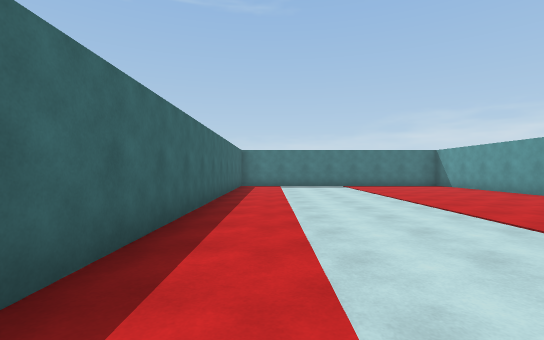
View 1 (above)

24 first-person views from a walk through a Unity game level. The camera is 1.3 m above the floor, looks level and sees 85° across. The floor is counted in squares, 2 m on a side. Each view is taken from the middle of a square. On the plan, view 1 faces up. The plan holds only what a view shows up to about 9 squares ahead; the rest is blank. The place goes on beyond the plan.

View 2
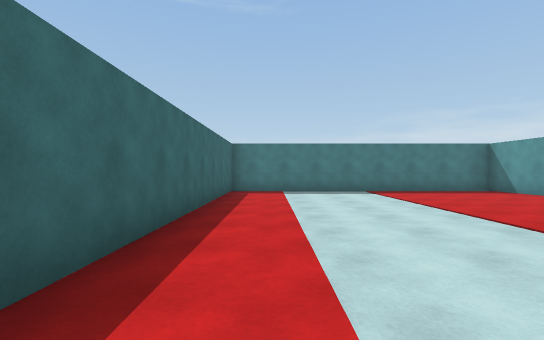

View 3
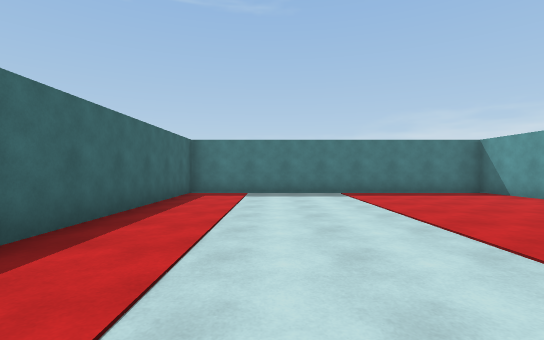

View 4
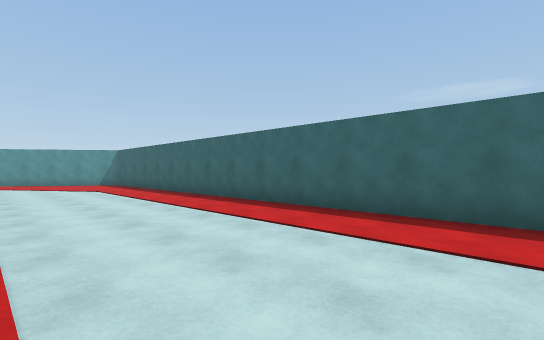

View 5
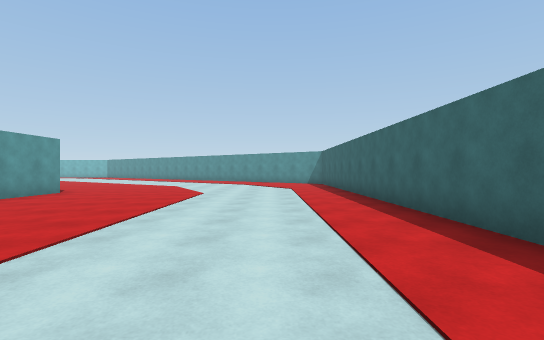

View 6
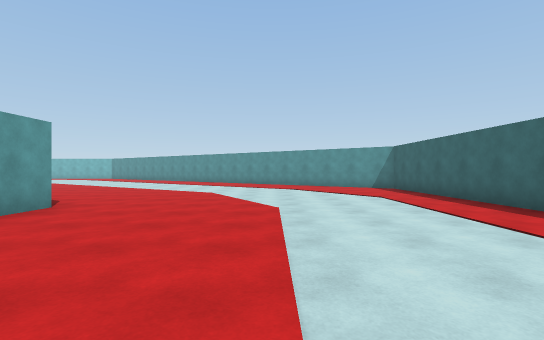

View 7
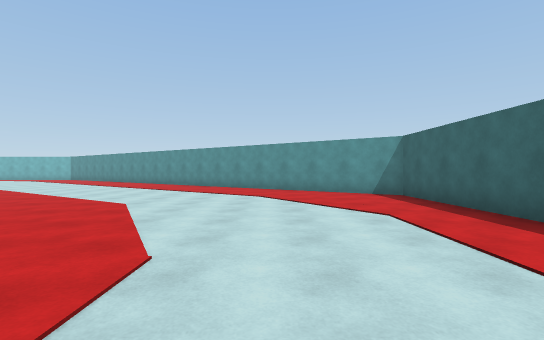

View 8
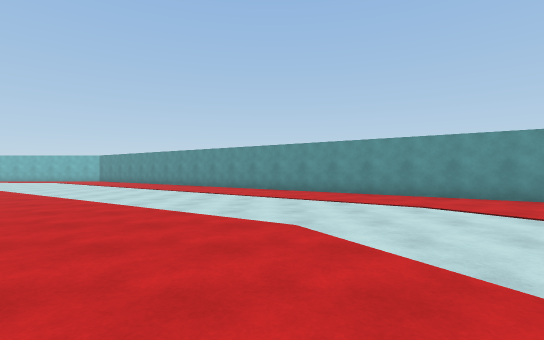

View 9
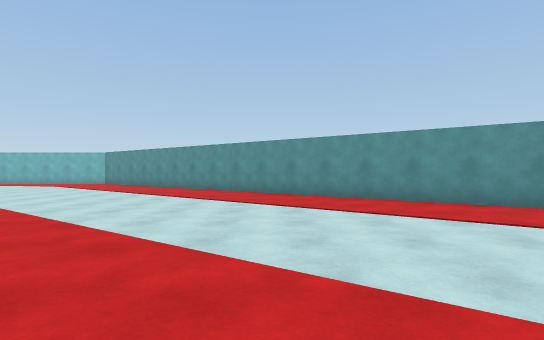

View 10
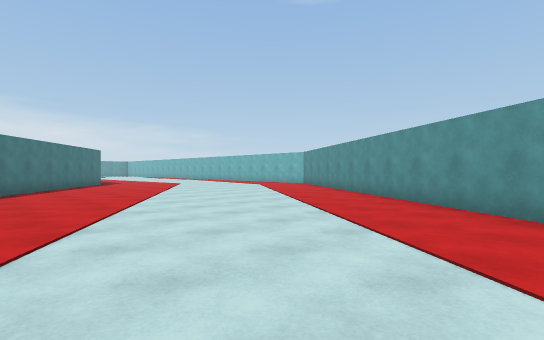

View 11
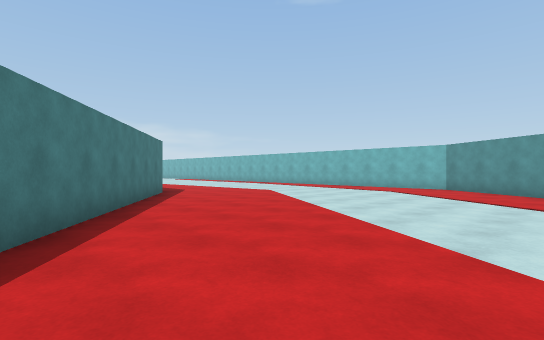

View 12
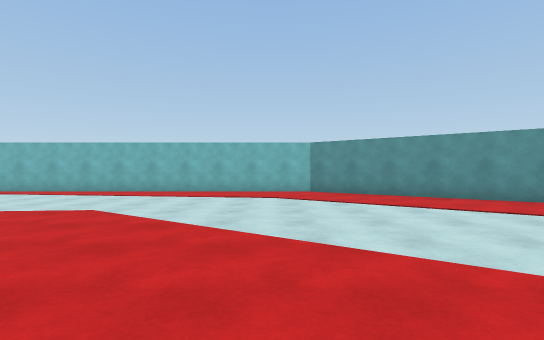

View 13
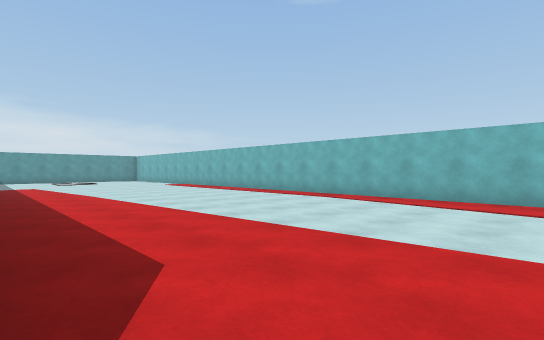

View 14
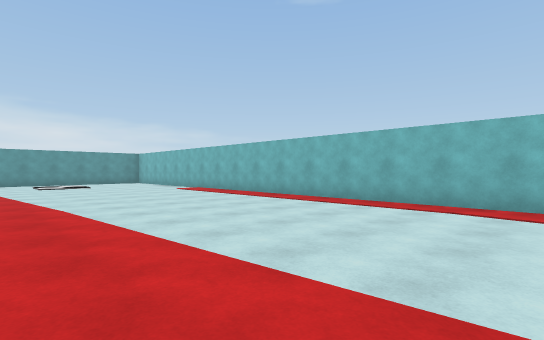

View 15
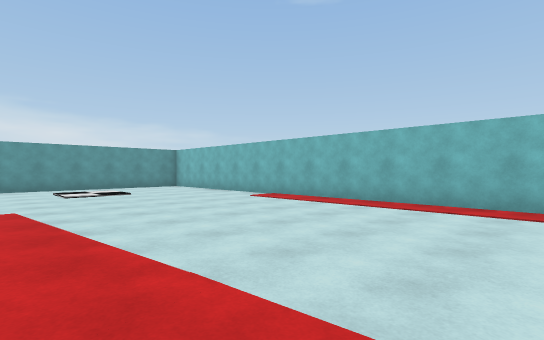

View 16
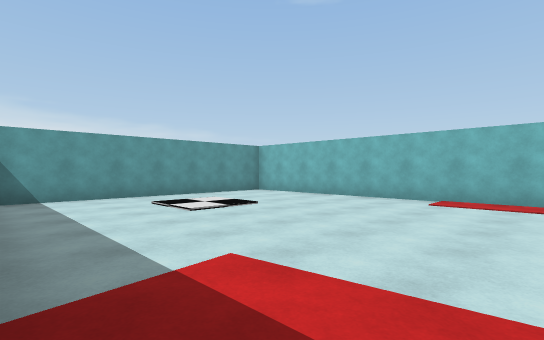

View 17
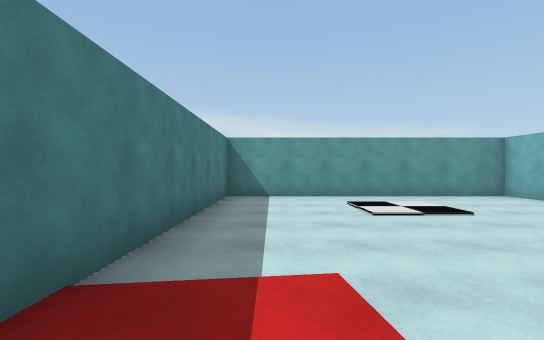

View 18
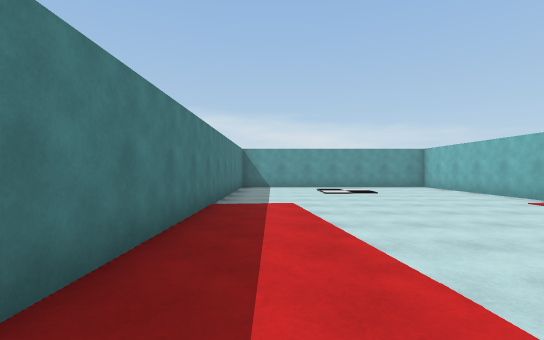

View 19
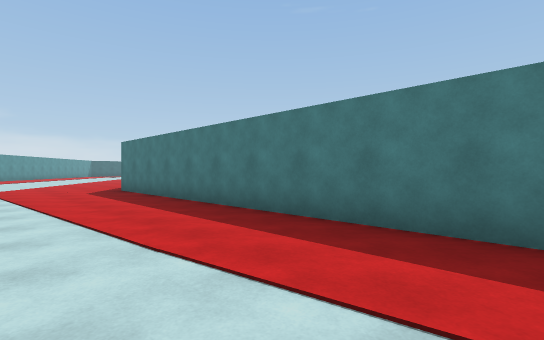

View 20
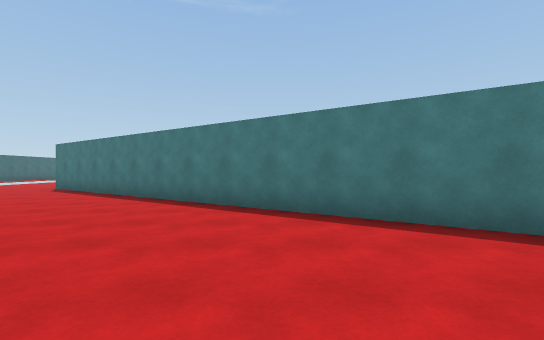

View 21
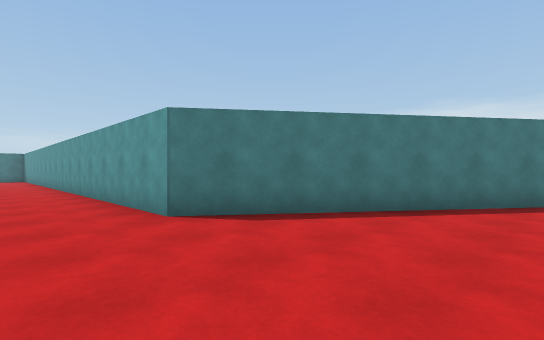

View 22
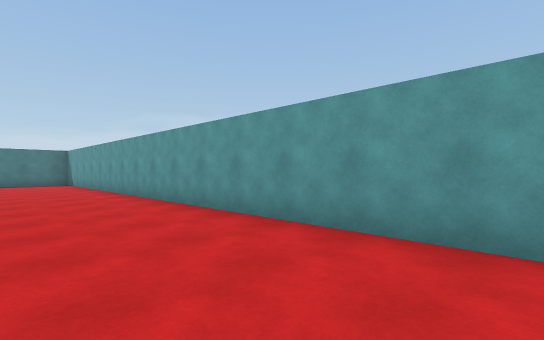

View 23
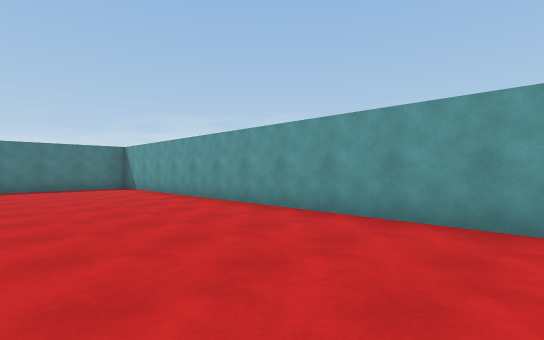

View 24
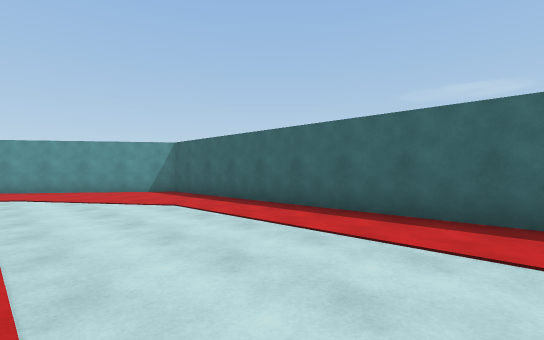

### Floor plan
Points are (right, up) in squares from view 1. A wall is a line through its corners. A room is listed if a view was taken in it or the views show most of it. See-through windows are left out.
Room 1 (views 1, 2, 3, 4, 5, 6, 7, 8, 9, 10, 11, 12, 13, 14, 15, 16, 17, 18, 19, 20, 21, 22, 23, 24)
walls: (6.8, -4.2) (6.8, 12.3) (-1.3, 12.3) (-1.3, -9.4) (14.8, -20.9) (37.6, -20.9) (37.6, -13.8) (20.3, -13.8) (6.8, -4.2)

Positions as (right, up) in squares from view 1, and headings:
1: (0, 0), facing up
2: (0, 3), facing up
3: (1, 4), facing up
4: (3, 4), facing down-left
5: (1, 4), facing down
6: (3, 1), facing down
7: (2, -2), facing down
8: (5, -4), facing down
9: (7, -7), facing down
10: (6, -10), facing down-right
11: (12, -10), facing down-right
12: (16, -12), facing down
13: (19, -14), facing down-right
14: (22, -15), facing down-right
15: (26, -15), facing down-right
16: (30, -14), facing down-right
17: (30, -15), facing right
18: (26, -15), facing right
19: (30, -17), facing up-left
20: (14, -14), facing up
21: (5, -8), facing up-right
22: (4, -3), facing up-right
23: (3, 1), facing up-right
24: (3, -1), facing down-left
